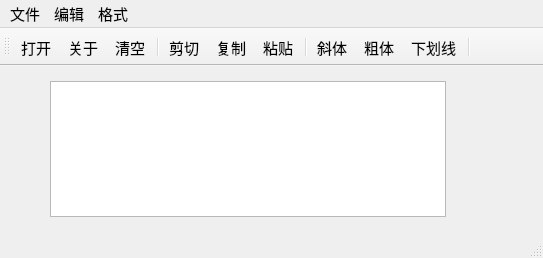
<?xml version="1.0" encoding="UTF-8"?>
<ui version="4.0">
 <class>QWMainWind</class>
 <widget class="QMainWindow" name="QWMainWind">
  <property name="geometry">
   <rect>
    <x>0</x>
    <y>0</y>
    <width>543</width>
    <height>258</height>
   </rect>
  </property>
  <property name="font">
   <font>
    <pointsize>11</pointsize>
   </font>
  </property>
  <property name="windowTitle">
   <string>QWMainWind</string>
  </property>
  <widget class="QWidget" name="centralWidget">
   <widget class="QTextEdit" name="txtEdit">
    <property name="geometry">
     <rect>
      <x>50</x>
      <y>15</y>
      <width>396</width>
      <height>136</height>
     </rect>
    </property>
    <property name="font">
     <font>
      <pointsize>16</pointsize>
     </font>
    </property>
   </widget>
  </widget>
  <widget class="QMenuBar" name="menuBar">
   <property name="geometry">
    <rect>
     <x>0</x>
     <y>0</y>
     <width>543</width>
     <height>20</height>
    </rect>
   </property>
   <widget class="QMenu" name="menu">
    <property name="title">
     <string>文件</string>
    </property>
    <addaction name="actOpen"/>
    <addaction name="separator"/>
    <addaction name="actClose"/>
   </widget>
   <widget class="QMenu" name="menu_2">
    <property name="title">
     <string>编辑</string>
    </property>
    <addaction name="actCut"/>
    <addaction name="actCopy"/>
    <addaction name="actPaste"/>
    <addaction name="separator"/>
    <addaction name="actClear"/>
   </widget>
   <widget class="QMenu" name="menu_3">
    <property name="title">
     <string>格式</string>
    </property>
    <addaction name="actFontBold"/>
    <addaction name="actFontItalic"/>
    <addaction name="actFontUnder"/>
    <addaction name="separator"/>
    <addaction name="actToolbarLab"/>
   </widget>
   <addaction name="menu"/>
   <addaction name="menu_2"/>
   <addaction name="menu_3"/>
  </widget>
  <widget class="QToolBar" name="mainToolBar">
   <property name="toolButtonStyle">
    <enum>Qt::ToolButtonStyle::ToolButtonTextUnderIcon</enum>
   </property>
   <attribute name="toolBarArea">
    <enum>TopToolBarArea</enum>
   </attribute>
   <attribute name="toolBarBreak">
    <bool>false</bool>
   </attribute>
   <addaction name="actOpen"/>
   <addaction name="actionAbout"/>
   <addaction name="actClear"/>
   <addaction name="separator"/>
   <addaction name="actCut"/>
   <addaction name="actCopy"/>
   <addaction name="actPaste"/>
   <addaction name="separator"/>
   <addaction name="actFontItalic"/>
   <addaction name="actFontBold"/>
   <addaction name="actFontUnder"/>
   <addaction name="separator"/>
  </widget>
  <widget class="QStatusBar" name="statusBar"/>
  <action name="actCut">
   <property name="icon">
    <iconset resource="res.qrc">
     <normaloff>:/images/images/cut.bmp</normaloff>:/images/images/cut.bmp</iconset>
   </property>
   <property name="text">
    <string>剪切</string>
   </property>
   <property name="toolTip">
    <string>剪切</string>
   </property>
   <property name="shortcut">
    <string>Ctrl+X</string>
   </property>
  </action>
  <action name="actCopy">
   <property name="icon">
    <iconset resource="res.qrc">
     <normaloff>:/images/images/120.bmp</normaloff>:/images/images/120.bmp</iconset>
   </property>
   <property name="text">
    <string>复制</string>
   </property>
   <property name="toolTip">
    <string>复制</string>
   </property>
   <property name="shortcut">
    <string>Ctrl+C</string>
   </property>
  </action>
  <action name="actPaste">
   <property name="icon">
    <iconset resource="res.qrc">
     <normaloff>:/images/images/paste.bmp</normaloff>:/images/images/paste.bmp</iconset>
   </property>
   <property name="text">
    <string>粘贴</string>
   </property>
   <property name="toolTip">
    <string>粘贴</string>
   </property>
   <property name="shortcut">
    <string>Ctrl+V</string>
   </property>
  </action>
  <action name="actFontBold">
   <property name="checkable">
    <bool>true</bool>
   </property>
   <property name="icon">
    <iconset resource="res.qrc">
     <normaloff>:/images/images/BLD.BMP</normaloff>:/images/images/BLD.BMP</iconset>
   </property>
   <property name="text">
    <string>粗体</string>
   </property>
   <property name="toolTip">
    <string>粗体</string>
   </property>
  </action>
  <action name="actFontItalic">
   <property name="checkable">
    <bool>true</bool>
   </property>
   <property name="icon">
    <iconset resource="res.qrc">
     <normaloff>:/images/images/ITL.BMP</normaloff>:/images/images/ITL.BMP</iconset>
   </property>
   <property name="text">
    <string>斜体</string>
   </property>
   <property name="toolTip">
    <string>斜体</string>
   </property>
  </action>
  <action name="actFontUnder">
   <property name="checkable">
    <bool>true</bool>
   </property>
   <property name="icon">
    <iconset resource="res.qrc">
     <normaloff>:/images/images/WORDUNDR.BMP</normaloff>:/images/images/WORDUNDR.BMP</iconset>
   </property>
   <property name="text">
    <string>下划线</string>
   </property>
   <property name="toolTip">
    <string>下划线</string>
   </property>
  </action>
  <action name="actClose">
   <property name="icon">
    <iconset resource="res.qrc">
     <normaloff>:/images/images/exit.bmp</normaloff>:/images/images/exit.bmp</iconset>
   </property>
   <property name="text">
    <string>退出</string>
   </property>
   <property name="toolTip">
    <string>退出</string>
   </property>
  </action>
  <action name="actOpen">
   <property name="icon">
    <iconset resource="res.qrc">
     <normaloff>:/images/images/open3.bmp</normaloff>:/images/images/open3.bmp</iconset>
   </property>
   <property name="text">
    <string>打开...</string>
   </property>
   <property name="toolTip">
    <string>打开文件</string>
   </property>
   <property name="shortcut">
    <string>Ctrl+O</string>
   </property>
  </action>
  <action name="actClear">
   <property name="icon">
    <iconset resource="res.qrc">
     <normaloff>:/images/images/103.bmp</normaloff>:/images/images/103.bmp</iconset>
   </property>
   <property name="text">
    <string>清空</string>
   </property>
   <property name="toolTip">
    <string>清空内容</string>
   </property>
  </action>
  <action name="actFont">
   <property name="icon">
    <iconset resource="res.qrc">
     <normaloff>:/images/images/20.ico</normaloff>:/images/images/20.ico</iconset>
   </property>
   <property name="text">
    <string>字体...</string>
   </property>
   <property name="toolTip">
    <string>字体设置</string>
   </property>
  </action>
  <action name="actToolbarLab">
   <property name="checkable">
    <bool>true</bool>
   </property>
   <property name="checked">
    <bool>true</bool>
   </property>
   <property name="text">
    <string>显示工具栏文字标签</string>
   </property>
   <property name="menuRole">
    <enum>QAction::MenuRole::TextHeuristicRole</enum>
   </property>
  </action>
  <action name="actionAbout">
   <property name="icon">
    <iconset resource="res.qrc">
     <normaloff>:/images/images/BLD.BMP</normaloff>:/images/images/BLD.BMP</iconset>
   </property>
   <property name="text">
    <string>关于</string>
   </property>
   <property name="toolTip">
    <string>关于</string>
   </property>
   <property name="menuRole">
    <enum>QAction::MenuRole::AboutQtRole</enum>
   </property>
  </action>
 </widget>
 <layoutdefault spacing="6" margin="11"/>
 <resources>
  <include location="res.qrc"/>
 </resources>
 <connections>
  <connection>
   <sender>actClose</sender>
   <signal>triggered()</signal>
   <receiver>QWMainWind</receiver>
   <slot>close()</slot>
   <hints>
    <hint type="sourcelabel">
     <x>-1</x>
     <y>-1</y>
    </hint>
    <hint type="destinationlabel">
     <x>422</x>
     <y>254</y>
    </hint>
   </hints>
  </connection>
  <connection>
   <sender>actClear</sender>
   <signal>triggered()</signal>
   <receiver>txtEdit</receiver>
   <slot>clear()</slot>
   <hints>
    <hint type="sourcelabel">
     <x>-1</x>
     <y>-1</y>
    </hint>
    <hint type="destinationlabel">
     <x>260</x>
     <y>256</y>
    </hint>
   </hints>
  </connection>
  <connection>
   <sender>actCut</sender>
   <signal>triggered()</signal>
   <receiver>txtEdit</receiver>
   <slot>cut()</slot>
   <hints>
    <hint type="sourcelabel">
     <x>-1</x>
     <y>-1</y>
    </hint>
    <hint type="destinationlabel">
     <x>260</x>
     <y>256</y>
    </hint>
   </hints>
  </connection>
  <connection>
   <sender>actCopy</sender>
   <signal>triggered()</signal>
   <receiver>txtEdit</receiver>
   <slot>copy()</slot>
   <hints>
    <hint type="sourcelabel">
     <x>-1</x>
     <y>-1</y>
    </hint>
    <hint type="destinationlabel">
     <x>260</x>
     <y>256</y>
    </hint>
   </hints>
  </connection>
  <connection>
   <sender>actPaste</sender>
   <signal>triggered()</signal>
   <receiver>txtEdit</receiver>
   <slot>paste()</slot>
   <hints>
    <hint type="sourcelabel">
     <x>-1</x>
     <y>-1</y>
    </hint>
    <hint type="destinationlabel">
     <x>260</x>
     <y>256</y>
    </hint>
   </hints>
  </connection>
 </connections>
</ui>
